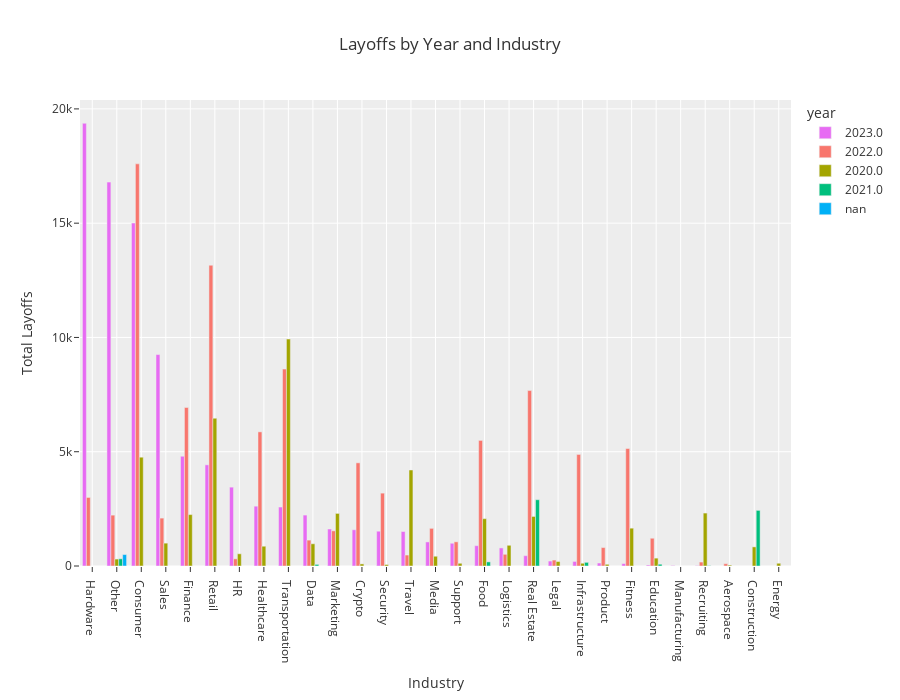

Notebook code cell kept with this figure:
### Code cell
# Layoffs by year and industry with a side by side bar chart instead of stacked

fig = px.bar(
    df_ind_yr.sort_values(by=["total_laid_off"], ascending=False),
    x="industry",
    y="total_laid_off",
    color="year",
    barmode="group",
    height=700,
    template="ggplot2",
    title="Layoffs by Year and Industry",
    labels={"industry": "Industry", "total_laid_off": "Total Layoffs"},
    category_orders={"year": ["2020", "2021", "2022", "2023"]},
)
fig.update_layout(title_x=0.5)
fig.show()

### Figure 1 — Plotly figure (JSON) as saved in the notebook; plotly's stock layout.template omitted (floating-point values rounded to 4 significant figures)
{"data": [{"alignmentgroup": "True", "hovertemplate": "year=2023.0<br>Industry=%{x}<br>Total Layoffs=%{y}<extra></extra>", "legendgroup": "2023.0", "marker": {"color": "#E76BF3", "pattern": {"shape": ""}}, "name": "2023.0", "offsetgroup": "2023.0", "orientation": "v", "showlegend": true, "textposition": "auto", "type": "bar", "x": ["Hardware", "Other", "Consumer", "Sales", "Finance", "Retail", "HR", "Healthcare", "Transportation", "Data", "Marketing", "Crypto", "Security", "Travel", "Media", "Support", "Food", "Logistics", "Real Estate", "Legal", "Infrastructure", "Product", "Fitness", "Education", "Manufacturing", "Recruiting"], "xaxis": "x", "y": [19370, 16797, 15005, 9251, 4802, 4427.0, 3451.0, 2617, 2580, 2228, 1619.0, 1585.0, 1522, 1509, 1053, 996, 889, 790, 451, 216, 200, 130, 105.3, 42, 20, 15], "yaxis": "y"}, {"alignmentgroup": "True", "hovertemplate": "year=2022.0<br>Industry=%{x}<br>Total Layoffs=%{y}<extra></extra>", "legendgroup": "2022.0", "marker": {"color": "#F8766D", "pattern": {"shape": ""}}, "name": "2022.0", "offsetgroup": "2022.0", "orientation": "v", "showlegend": true, "textposition": "auto", "type": "bar", "x": ["Consumer", "Retail", "Transportation", "Real Estate", "Finance", "Healthcare", "Food", "Fitness", "Infrastructure", "Crypto", "Security", "Hardware", "Other", "Sales", "Media", "Marketing", "Education", "Data", "Support", "Product", "Logistics", "Travel", "HR", "Legal", "Recruiting", "Aerospace"], "xaxis": "x", "y": [17595, 13159, 8616, 7676, 6936, 5869.0, 5495, 5141, 4881, 4514, 3188, 3000, 2225.0, 2096, 1647.0, 1538.0, 1214, 1133, 1058, 806, 512, 479, 314, 260, 173, 100], "yaxis": "y"}, {"alignmentgroup": "True", "hovertemplate": "year=2020.0<br>Industry=%{x}<br>Total Layoffs=%{y}<extra></extra>", "legendgroup": "2020.0", "marker": {"color": "#A3A500", "pattern": {"shape": ""}}, "name": "2020.0", "offsetgroup": "2020.0", "orientation": "v", "showlegend": true, "textposition": "auto", "type": "bar", "x": ["Transportation", "Retail", "Consumer", "Travel", "Recruiting", "Marketing", "Finance", "Real Estate", "Food", "Fitness", "Sales", "Data", "Logistics", "Healthcare", "Construction", "HR", "Media", "Education", "Other", "Legal", "Infrastructure", "Energy", "Support", "Crypto", "Product", "Security", "Aerospace"], "xaxis": "x", "y": [9930, 6465, 4760, 4200, 2316, 2300, 2249, 2168.0, 2070, 1655, 1000, 972, 905.9, 865, 836, 534, 426, 344, 303, 195, 120, 120, 119, 91, 75, 63, 40], "yaxis": "y"}, {"alignmentgroup": "True", "hovertemplate": "year=2021.0<br>Industry=%{x}<br>Total Layoffs=%{y}<extra></extra>", "legendgroup": "2021.0", "marker": {"color": "#00BF7D", "pattern": {"shape": ""}}, "name": "2021.0", "offsetgroup": "2021.0", "orientation": "v", "showlegend": true, "textposition": "auto", "type": "bar", "x": ["Real Estate", "Construction", "Other", "Food", "Infrastructure", "Education", "Data", "Recruiting"], "xaxis": "x", "y": [2900, 2434, 315, 180, 160, 78, 70, 13], "yaxis": "y"}, {"alignmentgroup": "True", "hovertemplate": "year=nan<br>Industry=%{x}<br>Total Layoffs=%{y}<extra></extra>", "legendgroup": "nan", "marker": {"color": "#00B0F6", "pattern": {"shape": ""}}, "name": "nan", "offsetgroup": "nan", "orientation": "v", "showlegend": true, "textposition": "auto", "type": "bar", "x": ["Other"], "xaxis": "x", "y": [500], "yaxis": "y"}], "layout": {"barmode": "group", "height": 700, "legend": {"title": {"text": "year"}, "tracegroupgap": 0}, "title": {"text": "Layoffs by Year and Industry", "x": 0.5}, "xaxis": {"anchor": "y", "domain": [0, 1], "title": {"text": "Industry"}}, "yaxis": {"anchor": "x", "domain": [0, 1], "title": {"text": "Total Layoffs"}}}}
